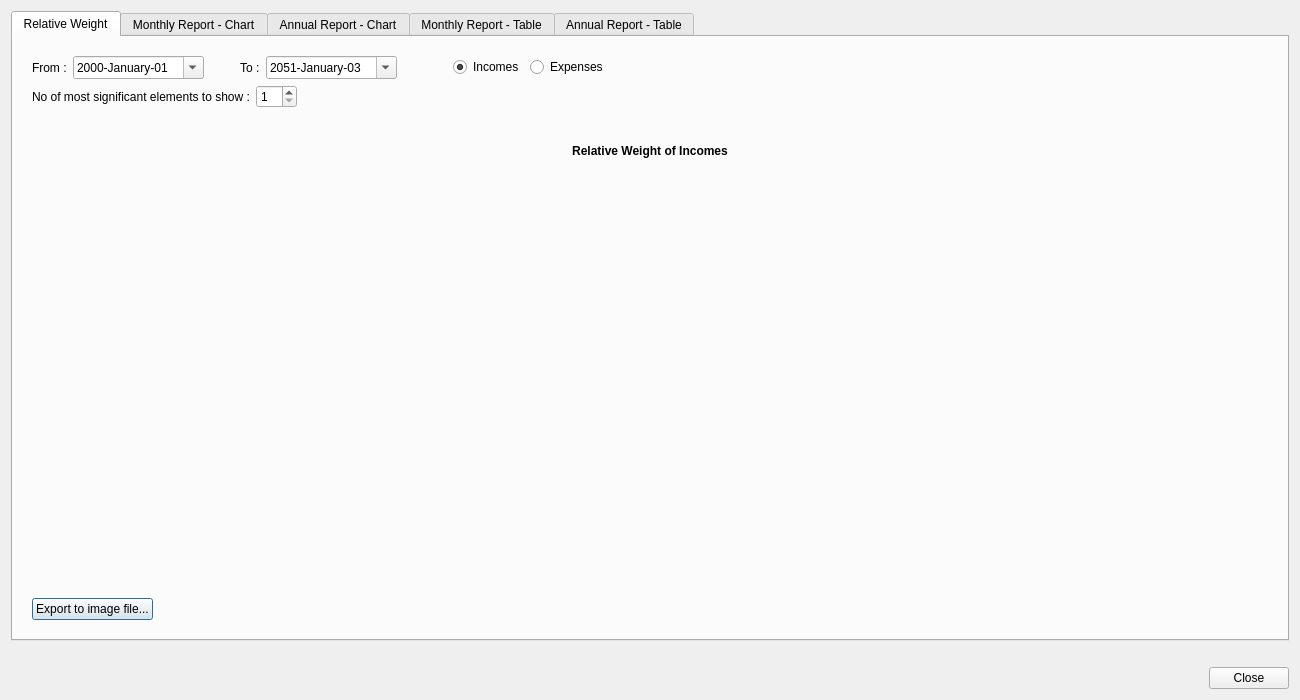
<?xml version="1.0" encoding="UTF-8"?>
<ui version="4.0">
 <class>AnalysisDialog</class>
 <widget class="QDialog" name="AnalysisDialog">
  <property name="geometry">
   <rect>
    <x>0</x>
    <y>0</y>
    <width>1300</width>
    <height>700</height>
   </rect>
  </property>
  <property name="windowTitle">
   <string>Data Analysis</string>
  </property>
  <layout class="QVBoxLayout" name="verticalLayout_2">
   <item>
    <widget class="QTabWidget" name="tabWidget">
     <property name="currentIndex">
      <number>0</number>
     </property>
     <widget class="QWidget" name="relativeWeightTab">
      <attribute name="title">
       <string>Relative Weight</string>
      </attribute>
      <layout class="QVBoxLayout" name="verticalLayout_3">
       <item>
        <layout class="QVBoxLayout" name="verticalLayout">
         <property name="leftMargin">
          <number>10</number>
         </property>
         <property name="topMargin">
          <number>10</number>
         </property>
         <property name="rightMargin">
          <number>10</number>
         </property>
         <property name="bottomMargin">
          <number>10</number>
         </property>
         <item>
          <layout class="QHBoxLayout" name="horizontalLayout">
           <item>
            <widget class="QLabel" name="label">
             <property name="text">
              <string>From :</string>
             </property>
            </widget>
           </item>
           <item>
            <widget class="QDateEdit" name="fromDateEdit">
             <property name="sizePolicy">
              <sizepolicy hsizetype="Maximum" vsizetype="Fixed">
               <horstretch>0</horstretch>
               <verstretch>0</verstretch>
              </sizepolicy>
             </property>
             <property name="maximumDate">
              <date>
               <year>2999</year>
               <month>12</month>
               <day>31</day>
              </date>
             </property>
             <property name="minimumDate">
              <date>
               <year>2000</year>
               <month>1</month>
               <day>1</day>
              </date>
             </property>
             <property name="displayFormat">
              <string notr="true">yyyy-MMMM-dd</string>
             </property>
             <property name="calendarPopup">
              <bool>true</bool>
             </property>
            </widget>
           </item>
           <item>
            <spacer name="horizontalSpacer_3">
             <property name="orientation">
              <enum>Qt::Orientation::Horizontal</enum>
             </property>
             <property name="sizeType">
              <enum>QSizePolicy::Policy::Fixed</enum>
             </property>
             <property name="sizeHint" stdset="0">
              <size>
               <width>30</width>
               <height>20</height>
              </size>
             </property>
            </spacer>
           </item>
           <item>
            <widget class="QLabel" name="label_2">
             <property name="text">
              <string>To :</string>
             </property>
            </widget>
           </item>
           <item>
            <widget class="QDateEdit" name="toDateEdit">
             <property name="sizePolicy">
              <sizepolicy hsizetype="Maximum" vsizetype="Fixed">
               <horstretch>0</horstretch>
               <verstretch>0</verstretch>
              </sizepolicy>
             </property>
             <property name="toolTip">
              <string/>
             </property>
             <property name="dateTime">
              <datetime>
               <hour>0</hour>
               <minute>0</minute>
               <second>0</second>
               <year>2051</year>
               <month>1</month>
               <day>3</day>
              </datetime>
             </property>
             <property name="maximumDate">
              <date>
               <year>2999</year>
               <month>12</month>
               <day>31</day>
              </date>
             </property>
             <property name="minimumDate">
              <date>
               <year>2000</year>
               <month>1</month>
               <day>1</day>
              </date>
             </property>
             <property name="displayFormat">
              <string notr="true">yyyy-MMMM-dd</string>
             </property>
             <property name="calendarPopup">
              <bool>true</bool>
             </property>
            </widget>
           </item>
           <item>
            <spacer name="horizontalSpacer_4">
             <property name="orientation">
              <enum>Qt::Orientation::Horizontal</enum>
             </property>
             <property name="sizeType">
              <enum>QSizePolicy::Policy::Fixed</enum>
             </property>
             <property name="sizeHint" stdset="0">
              <size>
               <width>50</width>
               <height>20</height>
              </size>
             </property>
            </spacer>
           </item>
           <item>
            <widget class="QRadioButton" name="incomesRelativeWeigthRadioButton">
             <property name="toolTip">
              <string>&lt;html&gt;&lt;head/&gt;&lt;body&gt;&lt;p&gt;Take into account only the Cash Stream Definitions of type &amp;quot;income&amp;quot;&lt;/p&gt;&lt;/body&gt;&lt;/html&gt;</string>
             </property>
             <property name="text">
              <string>Incomes</string>
             </property>
             <property name="checked">
              <bool>true</bool>
             </property>
             <attribute name="buttonGroup">
              <string notr="true">buttonGroup</string>
             </attribute>
            </widget>
           </item>
           <item>
            <widget class="QRadioButton" name="expensesRelativeWeigthRadioButton">
             <property name="toolTip">
              <string>&lt;html&gt;&lt;head/&gt;&lt;body&gt;&lt;p&gt;Take into account only the Cash Stream Definitions of type &amp;quot;Expense&amp;quot;.&lt;/p&gt;&lt;/body&gt;&lt;/html&gt;</string>
             </property>
             <property name="text">
              <string>Expenses</string>
             </property>
             <attribute name="buttonGroup">
              <string notr="true">buttonGroup</string>
             </attribute>
            </widget>
           </item>
           <item>
            <spacer name="horizontalSpacer_2">
             <property name="orientation">
              <enum>Qt::Orientation::Horizontal</enum>
             </property>
             <property name="sizeHint" stdset="0">
              <size>
               <width>40</width>
               <height>20</height>
              </size>
             </property>
            </spacer>
           </item>
          </layout>
         </item>
         <item>
          <layout class="QHBoxLayout" name="horizontalLayout_3">
           <item>
            <widget class="QLabel" name="noElementsLabel">
             <property name="toolTip">
              <string notr="true"/>
             </property>
             <property name="text">
              <string>No of most significant elements to show :</string>
             </property>
            </widget>
           </item>
           <item>
            <widget class="QSpinBox" name="noElementsSpinBox">
             <property name="toolTip">
              <string>&lt;html&gt;&lt;head/&gt;&lt;body&gt;&lt;p&gt;&lt;span style=&quot; background-color:transparent;&quot;&gt;Specify how many slices the pie chart will have. If this number is greater or equal to the total number of Cash Stream Definitions, then it is the latter that is used. Otherwise, there will be 1 more slice than this number, dedicated to all the “other” Cash Stream Definitions taken all together (named “Others” on the chart). &lt;/span&gt;&lt;/p&gt;&lt;/body&gt;&lt;/html&gt;</string>
             </property>
             <property name="minimum">
              <number>1</number>
             </property>
             <property name="maximum">
              <number>25</number>
             </property>
            </widget>
           </item>
           <item>
            <spacer name="horizontalSpacer_5">
             <property name="orientation">
              <enum>Qt::Orientation::Horizontal</enum>
             </property>
             <property name="sizeHint" stdset="0">
              <size>
               <width>40</width>
               <height>20</height>
              </size>
             </property>
            </spacer>
           </item>
          </layout>
         </item>
         <item>
          <spacer name="verticalSpacer_2">
           <property name="orientation">
            <enum>Qt::Orientation::Vertical</enum>
           </property>
           <property name="sizeType">
            <enum>QSizePolicy::Policy::Fixed</enum>
           </property>
           <property name="sizeHint" stdset="0">
            <size>
             <width>20</width>
             <height>30</height>
            </size>
           </property>
          </spacer>
         </item>
         <item>
          <widget class="QLabel" name="titleLabel">
           <property name="font">
            <font>
             <bold>true</bold>
            </font>
           </property>
           <property name="text">
            <string>Relative Weight of Incomes</string>
           </property>
           <property name="alignment">
            <set>Qt::AlignmentFlag::AlignCenter</set>
           </property>
          </widget>
         </item>
         <item>
          <widget class="QWidget" name="chartRelativeWeigthWidget" native="true">
           <property name="sizePolicy">
            <sizepolicy hsizetype="Preferred" vsizetype="Expanding">
             <horstretch>0</horstretch>
             <verstretch>0</verstretch>
            </sizepolicy>
           </property>
          </widget>
         </item>
         <item>
          <layout class="QHBoxLayout" name="horizontalLayout_4">
           <item>
            <widget class="QPushButton" name="exportImageRelativeWeigthPushButton">
             <property name="text">
              <string>Export to image file...</string>
             </property>
            </widget>
           </item>
           <item>
            <spacer name="horizontalSpacer_6">
             <property name="orientation">
              <enum>Qt::Orientation::Horizontal</enum>
             </property>
             <property name="sizeHint" stdset="0">
              <size>
               <width>40</width>
               <height>20</height>
              </size>
             </property>
            </spacer>
           </item>
          </layout>
         </item>
        </layout>
       </item>
      </layout>
     </widget>
     <widget class="QWidget" name="monthlyReportChartTab">
      <attribute name="title">
       <string>Monthly Report - Chart</string>
      </attribute>
      <layout class="QVBoxLayout" name="verticalLayout_9">
       <item>
        <layout class="QVBoxLayout" name="verticalLayout_8">
         <property name="spacing">
          <number>10</number>
         </property>
         <property name="leftMargin">
          <number>10</number>
         </property>
         <property name="topMargin">
          <number>10</number>
         </property>
         <property name="rightMargin">
          <number>10</number>
         </property>
         <property name="bottomMargin">
          <number>10</number>
         </property>
         <item>
          <layout class="QHBoxLayout" name="horizontalLayout_7">
           <item>
            <widget class="QLabel" name="label_5">
             <property name="text">
              <string>From :</string>
             </property>
            </widget>
           </item>
           <item>
            <widget class="QComboBox" name="monthlyReportChartFromMonthComboBox"/>
           </item>
           <item>
            <widget class="QSpinBox" name="monthlyReportChartFromYearSpinBox">
             <property name="minimum">
              <number>2000</number>
             </property>
             <property name="maximum">
              <number>3000</number>
             </property>
            </widget>
           </item>
           <item>
            <spacer name="horizontalSpacer_12">
             <property name="orientation">
              <enum>Qt::Orientation::Horizontal</enum>
             </property>
             <property name="sizeType">
              <enum>QSizePolicy::Policy::Fixed</enum>
             </property>
             <property name="sizeHint" stdset="0">
              <size>
               <width>50</width>
               <height>20</height>
              </size>
             </property>
            </spacer>
           </item>
           <item>
            <widget class="QLabel" name="label_3">
             <property name="text">
              <string>Duration :</string>
             </property>
            </widget>
           </item>
           <item>
            <widget class="QSpinBox" name="monthlyReportChartDurationSpinBox">
             <property name="minimum">
              <number>2</number>
             </property>
             <property name="maximum">
              <number>120</number>
             </property>
             <property name="value">
              <number>12</number>
             </property>
            </widget>
           </item>
           <item>
            <widget class="QLabel" name="label_4">
             <property name="text">
              <string>month(s)</string>
             </property>
            </widget>
           </item>
           <item>
            <spacer name="horizontalSpacer_13">
             <property name="orientation">
              <enum>Qt::Orientation::Horizontal</enum>
             </property>
             <property name="sizeType">
              <enum>QSizePolicy::Policy::Fixed</enum>
             </property>
             <property name="sizeHint" stdset="0">
              <size>
               <width>50</width>
               <height>20</height>
              </size>
             </property>
            </spacer>
           </item>
           <item>
            <widget class="QToolButton" name="monthlyReportChartLeftToolButton">
             <property name="text">
              <string>&lt;--</string>
             </property>
            </widget>
           </item>
           <item>
            <widget class="QToolButton" name="monthlyReportChartRightToolButton">
             <property name="text">
              <string>--&gt;</string>
             </property>
            </widget>
           </item>
           <item>
            <spacer name="horizontalSpacer_11">
             <property name="orientation">
              <enum>Qt::Orientation::Horizontal</enum>
             </property>
             <property name="sizeHint" stdset="0">
              <size>
               <width>40</width>
               <height>20</height>
              </size>
             </property>
            </spacer>
           </item>
          </layout>
         </item>
         <item>
          <layout class="QHBoxLayout" name="horizontalLayout_9">
           <item>
            <widget class="QRadioButton" name="monthlyReportChartIncomesRadioButton">
             <property name="toolTip">
              <string>&lt;html&gt;&lt;head/&gt;&lt;body&gt;&lt;p&gt;Take into account only the Cash Stream Definitions of type &amp;quot;Income&amp;quot;.&lt;/p&gt;&lt;/body&gt;&lt;/html&gt;</string>
             </property>
             <property name="text">
              <string>Incomes</string>
             </property>
             <attribute name="buttonGroup">
              <string notr="true">buttonGroup_2</string>
             </attribute>
            </widget>
           </item>
           <item>
            <widget class="QRadioButton" name="monthlyReportChartExpensesRadioButton">
             <property name="toolTip">
              <string>&lt;html&gt;&lt;head/&gt;&lt;body&gt;&lt;p&gt;Take into account only the Cash Stream Definitions of type &amp;quot;Expense&amp;quot;.&lt;/p&gt;&lt;/body&gt;&lt;/html&gt;</string>
             </property>
             <property name="text">
              <string>Expenses</string>
             </property>
             <attribute name="buttonGroup">
              <string notr="true">buttonGroup_2</string>
             </attribute>
            </widget>
           </item>
           <item>
            <widget class="QRadioButton" name="monthlyReportChartIncomesExpensesRadioButton">
             <property name="toolTip">
              <string>&lt;html&gt;&lt;head/&gt;&lt;body&gt;&lt;p&gt;Take into account the Cash Stream Definitions of type &amp;quot;Income&amp;quot; and &amp;quot;Expense&amp;quot;.&lt;/p&gt;&lt;/body&gt;&lt;/html&gt;</string>
             </property>
             <property name="text">
              <string>Incomes and Expenses</string>
             </property>
             <property name="checked">
              <bool>true</bool>
             </property>
             <attribute name="buttonGroup">
              <string notr="true">buttonGroup_2</string>
             </attribute>
            </widget>
           </item>
           <item>
            <widget class="QRadioButton" name="monthlyReportChartDeltasRadioButton">
             <property name="toolTip">
              <string>&lt;html&gt;&lt;head/&gt;&lt;body&gt;&lt;p&gt;Display the differences between the Cash Stream Definition of type &amp;quot;Income&amp;quot; and &amp;quot;Expense&amp;quot;.&lt;/p&gt;&lt;/body&gt;&lt;/html&gt;</string>
             </property>
             <property name="text">
              <string>Deltas</string>
             </property>
             <attribute name="buttonGroup">
              <string notr="true">buttonGroup_2</string>
             </attribute>
            </widget>
           </item>
           <item>
            <spacer name="horizontalSpacer_14">
             <property name="orientation">
              <enum>Qt::Orientation::Horizontal</enum>
             </property>
             <property name="sizeHint" stdset="0">
              <size>
               <width>40</width>
               <height>20</height>
              </size>
             </property>
            </spacer>
           </item>
           <item>
            <widget class="QLabel" name="monthlyReportChartSelectedLabel">
             <property name="font">
              <font>
               <italic>true</italic>
              </font>
             </property>
             <property name="text">
              <string>Selected Bar :</string>
             </property>
            </widget>
           </item>
           <item>
            <widget class="QLabel" name="monthlyReportChartSelectedTextLabel">
             <property name="font">
              <font>
               <italic>true</italic>
              </font>
             </property>
             <property name="text">
              <string>---</string>
             </property>
            </widget>
           </item>
          </layout>
         </item>
         <item>
          <widget class="QWidget" name="monthlyReportChartWidget" native="true">
           <property name="sizePolicy">
            <sizepolicy hsizetype="Preferred" vsizetype="Expanding">
             <horstretch>0</horstretch>
             <verstretch>0</verstretch>
            </sizepolicy>
           </property>
          </widget>
         </item>
         <item>
          <layout class="QHBoxLayout" name="horizontalLayout_8">
           <item>
            <widget class="QPushButton" name="exportImageMonthlyReportChartPushButton">
             <property name="toolTip">
              <string>&lt;html&gt;&lt;head/&gt;&lt;body&gt;&lt;p&gt;Save the chart into a PNG file.&lt;/p&gt;&lt;/body&gt;&lt;/html&gt;</string>
             </property>
             <property name="text">
              <string>Export to Image File...</string>
             </property>
            </widget>
           </item>
           <item>
            <spacer name="horizontalSpacer_10">
             <property name="orientation">
              <enum>Qt::Orientation::Horizontal</enum>
             </property>
             <property name="sizeHint" stdset="0">
              <size>
               <width>40</width>
               <height>20</height>
              </size>
             </property>
            </spacer>
           </item>
          </layout>
         </item>
        </layout>
       </item>
      </layout>
     </widget>
     <widget class="QWidget" name="annualReportChartTab">
      <attribute name="title">
       <string>Annual Report - Chart</string>
      </attribute>
      <layout class="QVBoxLayout" name="verticalLayout_11">
       <item>
        <layout class="QVBoxLayout" name="verticalLayout_10">
         <property name="spacing">
          <number>10</number>
         </property>
         <property name="leftMargin">
          <number>10</number>
         </property>
         <property name="topMargin">
          <number>10</number>
         </property>
         <property name="rightMargin">
          <number>10</number>
         </property>
         <property name="bottomMargin">
          <number>10</number>
         </property>
         <item>
          <layout class="QHBoxLayout" name="horizontalLayout_10">
           <item>
            <widget class="QLabel" name="label_6">
             <property name="text">
              <string>From :</string>
             </property>
            </widget>
           </item>
           <item>
            <widget class="QSpinBox" name="yearlyReportChartFromYearSpinBox">
             <property name="minimum">
              <number>2000</number>
             </property>
             <property name="maximum">
              <number>3000</number>
             </property>
            </widget>
           </item>
           <item>
            <spacer name="horizontalSpacer_16">
             <property name="orientation">
              <enum>Qt::Orientation::Horizontal</enum>
             </property>
             <property name="sizeType">
              <enum>QSizePolicy::Policy::Fixed</enum>
             </property>
             <property name="sizeHint" stdset="0">
              <size>
               <width>50</width>
               <height>20</height>
              </size>
             </property>
            </spacer>
           </item>
           <item>
            <widget class="QLabel" name="label_7">
             <property name="text">
              <string>Duration :</string>
             </property>
            </widget>
           </item>
           <item>
            <widget class="QSpinBox" name="yearlyReportChartDurationSpinBox">
             <property name="minimum">
              <number>2</number>
             </property>
             <property name="maximum">
              <number>100</number>
             </property>
            </widget>
           </item>
           <item>
            <widget class="QLabel" name="label_8">
             <property name="text">
              <string>year(s)</string>
             </property>
            </widget>
           </item>
           <item>
            <spacer name="horizontalSpacer_17">
             <property name="orientation">
              <enum>Qt::Orientation::Horizontal</enum>
             </property>
             <property name="sizeType">
              <enum>QSizePolicy::Policy::Fixed</enum>
             </property>
             <property name="sizeHint" stdset="0">
              <size>
               <width>50</width>
               <height>20</height>
              </size>
             </property>
            </spacer>
           </item>
           <item>
            <widget class="QToolButton" name="yearlyReportChartLeftToolButton">
             <property name="text">
              <string>&lt;--</string>
             </property>
            </widget>
           </item>
           <item>
            <widget class="QToolButton" name="yearlyReportChartRightToolButton">
             <property name="text">
              <string>--&gt;</string>
             </property>
            </widget>
           </item>
           <item>
            <spacer name="horizontalSpacer_15">
             <property name="orientation">
              <enum>Qt::Orientation::Horizontal</enum>
             </property>
             <property name="sizeHint" stdset="0">
              <size>
               <width>40</width>
               <height>20</height>
              </size>
             </property>
            </spacer>
           </item>
          </layout>
         </item>
         <item>
          <layout class="QHBoxLayout" name="horizontalLayout_11">
           <item>
            <widget class="QRadioButton" name="yearlyReportChartIncomesRadioButton">
             <property name="toolTip">
              <string>&lt;html&gt;&lt;head/&gt;&lt;body&gt;&lt;p&gt;Take into account only the Cash Stream Definitions of type &amp;quot;Income&amp;quot;.&lt;/p&gt;&lt;/body&gt;&lt;/html&gt;</string>
             </property>
             <property name="text">
              <string>Incomes</string>
             </property>
             <attribute name="buttonGroup">
              <string notr="true">buttonGroup_3</string>
             </attribute>
            </widget>
           </item>
           <item>
            <widget class="QRadioButton" name="yearlyReportChartExpensesRadioButton">
             <property name="toolTip">
              <string>&lt;html&gt;&lt;head/&gt;&lt;body&gt;&lt;p&gt;Take into account only the Cash Stream Definitions of type &amp;quot;Expense&amp;quot;.&lt;/p&gt;&lt;/body&gt;&lt;/html&gt;</string>
             </property>
             <property name="text">
              <string>Expenses</string>
             </property>
             <attribute name="buttonGroup">
              <string notr="true">buttonGroup_3</string>
             </attribute>
            </widget>
           </item>
           <item>
            <widget class="QRadioButton" name="yearlyReportChartIncomesExpensesRadioButton">
             <property name="toolTip">
              <string>&lt;html&gt;&lt;head/&gt;&lt;body&gt;&lt;p&gt;Display the Cash Stream Definitions of type &amp;quot;Income&amp;quot; and &amp;quot;Expense&amp;quot;.&lt;/p&gt;&lt;/body&gt;&lt;/html&gt;</string>
             </property>
             <property name="text">
              <string>Incomes and Expenses</string>
             </property>
             <property name="checked">
              <bool>true</bool>
             </property>
             <attribute name="buttonGroup">
              <string notr="true">buttonGroup_3</string>
             </attribute>
            </widget>
           </item>
           <item>
            <widget class="QRadioButton" name="yearlyReportChartDeltasRadioButton">
             <property name="toolTip">
              <string>&lt;html&gt;&lt;head/&gt;&lt;body&gt;&lt;p&gt;Display the differences between the Cash Stream Definition of type &amp;quot;Income&amp;quot; and &amp;quot;Expense&amp;quot;.&lt;/p&gt;&lt;/body&gt;&lt;/html&gt;</string>
             </property>
             <property name="text">
              <string>Deltas</string>
             </property>
             <attribute name="buttonGroup">
              <string notr="true">buttonGroup_3</string>
             </attribute>
            </widget>
           </item>
           <item>
            <spacer name="horizontalSpacer_18">
             <property name="orientation">
              <enum>Qt::Orientation::Horizontal</enum>
             </property>
             <property name="sizeHint" stdset="0">
              <size>
               <width>40</width>
               <height>20</height>
              </size>
             </property>
            </spacer>
           </item>
           <item>
            <widget class="QLabel" name="yearlyReportChartSelectedLabel">
             <property name="font">
              <font>
               <italic>true</italic>
              </font>
             </property>
             <property name="text">
              <string>Selected Bar :</string>
             </property>
            </widget>
           </item>
           <item>
            <widget class="QLabel" name="yearlyReportChartSelectedTextLabel">
             <property name="font">
              <font>
               <italic>true</italic>
              </font>
             </property>
             <property name="text">
              <string>---</string>
             </property>
            </widget>
           </item>
          </layout>
         </item>
         <item>
          <widget class="QWidget" name="yearlyReportChartWidget" native="true">
           <property name="sizePolicy">
            <sizepolicy hsizetype="Preferred" vsizetype="Expanding">
             <horstretch>0</horstretch>
             <verstretch>0</verstretch>
            </sizepolicy>
           </property>
          </widget>
         </item>
         <item>
          <layout class="QHBoxLayout" name="horizontalLayout_6">
           <item>
            <widget class="QPushButton" name="exportImageYearlyReportChartPushButton">
             <property name="toolTip">
              <string>&lt;html&gt;&lt;head/&gt;&lt;body&gt;&lt;p&gt;Save the chart into a PNG file.&lt;/p&gt;&lt;/body&gt;&lt;/html&gt;</string>
             </property>
             <property name="text">
              <string>Export to Image File...</string>
             </property>
            </widget>
           </item>
           <item>
            <spacer name="horizontalSpacer_9">
             <property name="orientation">
              <enum>Qt::Orientation::Horizontal</enum>
             </property>
             <property name="sizeHint" stdset="0">
              <size>
               <width>40</width>
               <height>20</height>
              </size>
             </property>
            </spacer>
           </item>
          </layout>
         </item>
        </layout>
       </item>
      </layout>
     </widget>
     <widget class="QWidget" name="monthlyReportTableTab">
      <attribute name="title">
       <string>Monthly Report - Table</string>
      </attribute>
      <layout class="QVBoxLayout" name="verticalLayout_7">
       <item>
        <layout class="QVBoxLayout" name="verticalLayout_4">
         <property name="leftMargin">
          <number>10</number>
         </property>
         <property name="topMargin">
          <number>10</number>
         </property>
         <property name="rightMargin">
          <number>10</number>
         </property>
         <property name="bottomMargin">
          <number>10</number>
         </property>
         <item>
          <widget class="QTableWidget" name="monthlyReportTableWidget">
           <property name="alternatingRowColors">
            <bool>true</bool>
           </property>
           <property name="selectionMode">
            <enum>QAbstractItemView::SelectionMode::NoSelection</enum>
           </property>
           <attribute name="horizontalHeaderStretchLastSection">
            <bool>true</bool>
           </attribute>
          </widget>
         </item>
         <item>
          <layout class="QHBoxLayout" name="horizontalLayout_2">
           <item>
            <widget class="QPushButton" name="exportMonthlyReportToTextPushButton">
             <property name="toolTip">
              <string>&lt;html&gt;&lt;head/&gt;&lt;body&gt;&lt;p&gt;Export table's content in a CSV file.&lt;/p&gt;&lt;/body&gt;&lt;/html&gt;</string>
             </property>
             <property name="text">
              <string>Export to CSV...</string>
             </property>
            </widget>
           </item>
           <item>
            <spacer name="horizontalSpacer_7">
             <property name="orientation">
              <enum>Qt::Orientation::Horizontal</enum>
             </property>
             <property name="sizeHint" stdset="0">
              <size>
               <width>40</width>
               <height>20</height>
              </size>
             </property>
            </spacer>
           </item>
          </layout>
         </item>
        </layout>
       </item>
      </layout>
     </widget>
     <widget class="QWidget" name="annualReportTableTab">
      <attribute name="title">
       <string>Annual Report - Table</string>
      </attribute>
      <layout class="QVBoxLayout" name="verticalLayout_6">
       <item>
        <layout class="QVBoxLayout" name="verticalLayout_5">
         <property name="leftMargin">
          <number>10</number>
         </property>
         <property name="topMargin">
          <number>10</number>
         </property>
         <property name="rightMargin">
          <number>10</number>
         </property>
         <property name="bottomMargin">
          <number>10</number>
         </property>
         <item>
          <widget class="QTableWidget" name="yearlyReportTableWidget">
           <property name="alternatingRowColors">
            <bool>true</bool>
           </property>
           <property name="selectionMode">
            <enum>QAbstractItemView::SelectionMode::NoSelection</enum>
           </property>
          </widget>
         </item>
         <item>
          <layout class="QHBoxLayout" name="horizontalLayout_5">
           <item>
            <widget class="QPushButton" name="exportYearlyReportToTextPushButton">
             <property name="toolTip">
              <string>&lt;html&gt;&lt;head/&gt;&lt;body&gt;&lt;p&gt;Export the table's content in a CSV file.&lt;/p&gt;&lt;/body&gt;&lt;/html&gt;</string>
             </property>
             <property name="text">
              <string>Export to CSV...</string>
             </property>
            </widget>
           </item>
           <item>
            <spacer name="horizontalSpacer_8">
             <property name="orientation">
              <enum>Qt::Orientation::Horizontal</enum>
             </property>
             <property name="sizeHint" stdset="0">
              <size>
               <width>40</width>
               <height>20</height>
              </size>
             </property>
            </spacer>
           </item>
          </layout>
         </item>
        </layout>
       </item>
      </layout>
     </widget>
    </widget>
   </item>
   <item>
    <spacer name="verticalSpacer">
     <property name="orientation">
      <enum>Qt::Orientation::Vertical</enum>
     </property>
     <property name="sizeType">
      <enum>QSizePolicy::Policy::Fixed</enum>
     </property>
     <property name="sizeHint" stdset="0">
      <size>
       <width>20</width>
       <height>20</height>
      </size>
     </property>
    </spacer>
   </item>
   <item>
    <layout class="QHBoxLayout" name="horizontalLayout_DialogButtons">
     <item>
      <spacer name="horizontalSpacer">
       <property name="orientation">
        <enum>Qt::Orientation::Horizontal</enum>
       </property>
       <property name="sizeHint" stdset="0">
        <size>
         <width>40</width>
         <height>20</height>
        </size>
       </property>
      </spacer>
     </item>
     <item>
      <widget class="QPushButton" name="closePushButton">
       <property name="text">
        <string>Close</string>
       </property>
      </widget>
     </item>
    </layout>
   </item>
  </layout>
 </widget>
 <resources/>
 <connections/>
 <buttongroups>
  <buttongroup name="buttonGroup_2"/>
  <buttongroup name="buttonGroup_3"/>
  <buttongroup name="buttonGroup"/>
 </buttongroups>
</ui>
